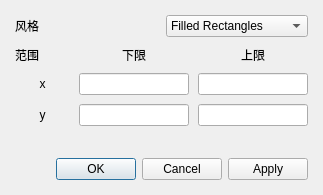
<?xml version="1.0" encoding="UTF-8"?>
<ui version="4.0">
 <class>HistogramInspectorConfigDialog</class>
 <widget class="QDialog" name="HistogramInspectorConfigDialog">
  <property name="geometry">
   <rect>
    <x>0</x>
    <y>0</y>
    <width>323</width>
    <height>195</height>
   </rect>
  </property>
  <property name="windowTitle">
   <string>Histogram Options</string>
  </property>
  <layout class="QVBoxLayout" name="verticalLayout">
   <property name="spacing">
    <number>9</number>
   </property>
   <property name="leftMargin">
    <number>15</number>
   </property>
   <property name="topMargin">
    <number>15</number>
   </property>
   <property name="rightMargin">
    <number>15</number>
   </property>
   <property name="bottomMargin">
    <number>15</number>
   </property>
   <item>
    <layout class="QHBoxLayout" name="styleLayout">
     <item>
      <widget class="QLabel" name="styleLabel">
       <property name="text">
        <string>风格</string>
       </property>
      </widget>
     </item>
     <item>
      <widget class="QComboBox" name="styleComboBox">
       <item>
        <property name="text">
         <string>Filled Rectangles</string>
        </property>
       </item>
       <item>
        <property name="text">
         <string>Empy Rectangles</string>
        </property>
       </item>
      </widget>
     </item>
    </layout>
   </item>
   <item>
    <layout class="QGridLayout" name="rangeLayout" columnstretch="1,2,2">
     <item row="2" column="1">
      <widget class="QLineEdit" name="yMinLineEdit">
       <property name="toolTip">
        <string>Leave empty for default</string>
       </property>
      </widget>
     </item>
     <item row="2" column="2">
      <widget class="QLineEdit" name="yMaxLineEdit">
       <property name="toolTip">
        <string>Leave empty for default</string>
       </property>
      </widget>
     </item>
     <item row="0" column="1">
      <widget class="QLabel" name="minLabel">
       <property name="text">
        <string>下限</string>
       </property>
       <property name="alignment">
        <set>Qt::AlignCenter</set>
       </property>
      </widget>
     </item>
     <item row="1" column="0">
      <widget class="QLabel" name="xLabel">
       <property name="text">
        <string>x</string>
       </property>
       <property name="alignment">
        <set>Qt::AlignCenter</set>
       </property>
      </widget>
     </item>
     <item row="1" column="2">
      <widget class="QLineEdit" name="xMaxLineEdit">
       <property name="toolTip">
        <string>Leave empty for default</string>
       </property>
      </widget>
     </item>
     <item row="0" column="2">
      <widget class="QLabel" name="maxLabel">
       <property name="text">
        <string>上限</string>
       </property>
       <property name="alignment">
        <set>Qt::AlignCenter</set>
       </property>
      </widget>
     </item>
     <item row="1" column="1">
      <widget class="QLineEdit" name="xMinLineEdit">
       <property name="toolTip">
        <string>Leave empty for default</string>
       </property>
      </widget>
     </item>
     <item row="2" column="0">
      <widget class="QLabel" name="yLabel">
       <property name="text">
        <string>y</string>
       </property>
       <property name="alignment">
        <set>Qt::AlignCenter</set>
       </property>
      </widget>
     </item>
     <item row="0" column="0">
      <widget class="QLabel" name="rangeLabel">
       <property name="text">
        <string>范围</string>
       </property>
      </widget>
     </item>
    </layout>
   </item>
   <item>
    <spacer name="bottomSpacer">
     <property name="orientation">
      <enum>Qt::Vertical</enum>
     </property>
     <property name="sizeHint" stdset="0">
      <size>
       <width>20</width>
       <height>40</height>
      </size>
     </property>
    </spacer>
   </item>
   <item>
    <widget class="QDialogButtonBox" name="buttonBox">
     <property name="orientation">
      <enum>Qt::Horizontal</enum>
     </property>
     <property name="standardButtons">
      <set>QDialogButtonBox::Apply|QDialogButtonBox::Cancel|QDialogButtonBox::Ok</set>
     </property>
    </widget>
   </item>
  </layout>
 </widget>
 <tabstops>
  <tabstop>styleComboBox</tabstop>
  <tabstop>xMinLineEdit</tabstop>
  <tabstop>xMaxLineEdit</tabstop>
  <tabstop>yMinLineEdit</tabstop>
  <tabstop>yMaxLineEdit</tabstop>
 </tabstops>
 <resources/>
 <connections>
  <connection>
   <sender>buttonBox</sender>
   <signal>accepted()</signal>
   <receiver>HistogramInspectorConfigDialog</receiver>
   <slot>accept()</slot>
   <hints>
    <hint type="sourcelabel">
     <x>248</x>
     <y>254</y>
    </hint>
    <hint type="destinationlabel">
     <x>157</x>
     <y>274</y>
    </hint>
   </hints>
  </connection>
  <connection>
   <sender>buttonBox</sender>
   <signal>rejected()</signal>
   <receiver>HistogramInspectorConfigDialog</receiver>
   <slot>reject()</slot>
   <hints>
    <hint type="sourcelabel">
     <x>316</x>
     <y>260</y>
    </hint>
    <hint type="destinationlabel">
     <x>286</x>
     <y>274</y>
    </hint>
   </hints>
  </connection>
 </connections>
</ui>
